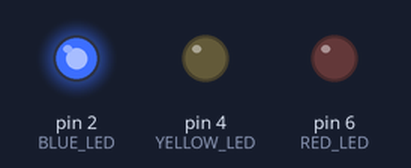
Simulated run of this sketch. Board: Arduino Uno, built with avr-gcc and run on an emulated ATmega328P. Parts: output pins drawn as LEDs (lit = HIGH).

Above: at 1.0 s.
At 2.2 s:
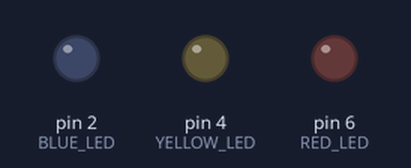
At 3.7 s:
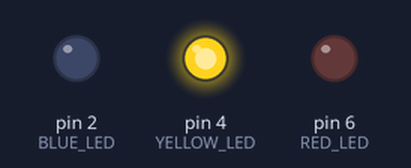
At 6.5 s:
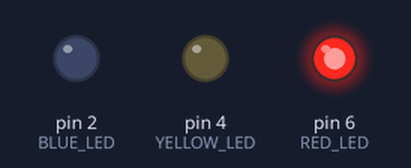
Timing chart, 0 to 9.8 s (numbered marks = the images above):
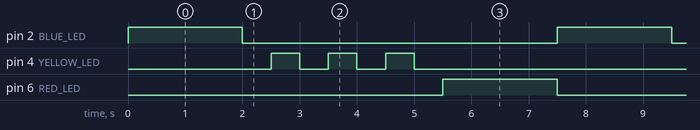

Measured:
- by itself, pin 2 (BLUE_LED), pin 6 (RED_LED): alternates HIGH for 2.0 s and LOW for 5.5 s
- by itself, pin 4 (YELLOW_LED): repeats every 7.5 s: 2 × (LOW 0.50 s, HIGH 0.50 s), LOW 5.0 s, HIGH 0.50 s
- by itself, everything shown: repeats every 7.5 s, in 10 steps

The sketch:

traffic_lights.ino
```cpp
int RED_LED = 6;
int YELLOW_LED = 4;
int BLUE_LED = 2;

void setup() {
  pinMode(RED_LED, OUTPUT);
  pinMode(YELLOW_LED, OUTPUT);
  pinMode(BLUE_LED, OUTPUT);
}

void blink(int led, int d1, int d2) {
  delay(d1);
  digitalWrite(led, HIGH);
  delay(d2);
  digitalWrite(led, LOW);
}

void loop() {
  blink(BLUE_LED, 0, 2000);
  for (int i = 0; i < 3; i++) {
    blink(YELLOW_LED, 500, 500);
  }
  blink(RED_LED, 500, 2000);
}
```
